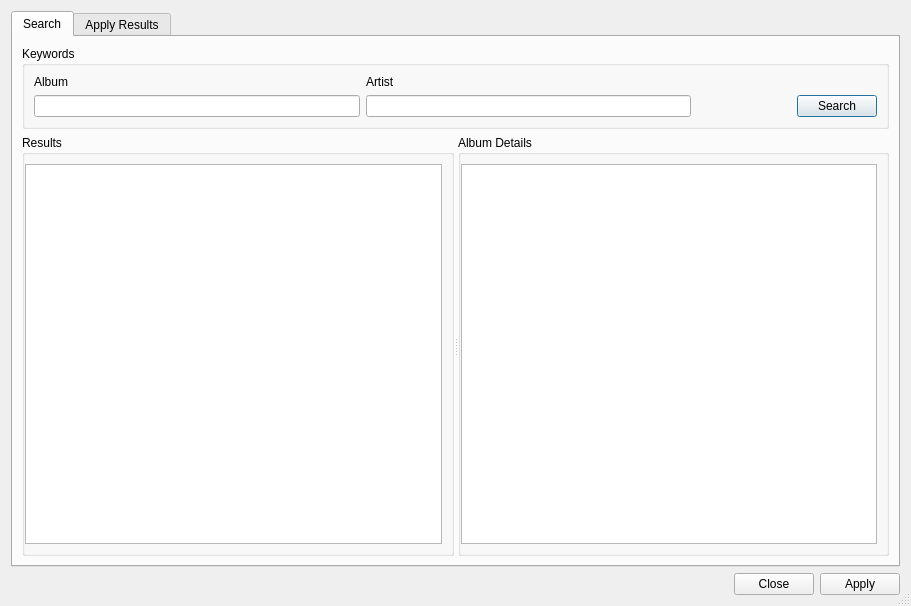
<?xml version="1.0" encoding="UTF-8"?>
<ui version="4.0">
 <class>TagSearchDialog</class>
 <widget class="QDialog" name="TagSearchDialog">
  <property name="geometry">
   <rect>
    <x>0</x>
    <y>0</y>
    <width>911</width>
    <height>606</height>
   </rect>
  </property>
  <property name="windowTitle">
   <string>Search Tags Online</string>
  </property>
  <property name="sizeGripEnabled">
   <bool>true</bool>
  </property>
  <property name="modal">
   <bool>true</bool>
  </property>
  <layout class="QVBoxLayout" name="verticalLayout">
   <item>
    <widget class="QTabWidget" name="mainTabs">
     <property name="enabled">
      <bool>true</bool>
     </property>
     <property name="sizePolicy">
      <sizepolicy hsizetype="Expanding" vsizetype="Expanding">
       <horstretch>0</horstretch>
       <verstretch>1</verstretch>
      </sizepolicy>
     </property>
     <property name="tabPosition">
      <enum>QTabWidget::North</enum>
     </property>
     <property name="currentIndex">
      <number>0</number>
     </property>
     <widget class="QWidget" name="tab_6">
      <attribute name="title">
       <string>Search</string>
      </attribute>
      <layout class="QVBoxLayout" name="verticalLayout_2">
       <item>
        <widget class="QGroupBox" name="groupBox">
         <property name="title">
          <string>Keywords</string>
         </property>
         <layout class="QGridLayout" name="gridLayout">
          <item row="0" column="0">
           <widget class="QLabel" name="label">
            <property name="text">
             <string>Album</string>
            </property>
           </widget>
          </item>
          <item row="0" column="1">
           <widget class="QLabel" name="label_2">
            <property name="text">
             <string>Artist</string>
            </property>
           </widget>
          </item>
          <item row="1" column="0">
           <widget class="QLineEdit" name="textAlbum">
            <property name="sizePolicy">
             <sizepolicy hsizetype="MinimumExpanding" vsizetype="Fixed">
              <horstretch>5</horstretch>
              <verstretch>0</verstretch>
             </sizepolicy>
            </property>
            <property name="minimumSize">
             <size>
              <width>200</width>
              <height>0</height>
             </size>
            </property>
           </widget>
          </item>
          <item row="1" column="1">
           <widget class="QLineEdit" name="textArtist">
            <property name="sizePolicy">
             <sizepolicy hsizetype="MinimumExpanding" vsizetype="Fixed">
              <horstretch>5</horstretch>
              <verstretch>0</verstretch>
             </sizepolicy>
            </property>
            <property name="minimumSize">
             <size>
              <width>200</width>
              <height>0</height>
             </size>
            </property>
           </widget>
          </item>
          <item row="1" column="2">
           <spacer name="horizontalSpacer_2">
            <property name="orientation">
             <enum>Qt::Horizontal</enum>
            </property>
            <property name="sizeType">
             <enum>QSizePolicy::Preferred</enum>
            </property>
            <property name="sizeHint" stdset="0">
             <size>
              <width>100</width>
              <height>20</height>
             </size>
            </property>
           </spacer>
          </item>
          <item row="1" column="3">
           <widget class="QPushButton" name="buttonSearch">
            <property name="text">
             <string>Search</string>
            </property>
            <property name="default">
             <bool>false</bool>
            </property>
           </widget>
          </item>
         </layout>
        </widget>
       </item>
       <item>
        <widget class="QSplitter" name="splitter">
         <property name="sizePolicy">
          <sizepolicy hsizetype="Expanding" vsizetype="Expanding">
           <horstretch>0</horstretch>
           <verstretch>1</verstretch>
          </sizepolicy>
         </property>
         <property name="orientation">
          <enum>Qt::Horizontal</enum>
         </property>
         <widget class="QGroupBox" name="groupBox">
          <property name="sizePolicy">
           <sizepolicy hsizetype="Preferred" vsizetype="Preferred">
            <horstretch>0</horstretch>
            <verstretch>0</verstretch>
           </sizepolicy>
          </property>
          <property name="title">
           <string>Results</string>
          </property>
          <layout class="QVBoxLayout" name="verticalLayout_7">
           <property name="leftMargin">
            <number>0</number>
           </property>
           <item>
            <widget class="QTableView" name="tableSearchResults">
             <property name="sizePolicy">
              <sizepolicy hsizetype="Expanding" vsizetype="Expanding">
               <horstretch>0</horstretch>
               <verstretch>0</verstretch>
              </sizepolicy>
             </property>
             <property name="editTriggers">
              <set>QAbstractItemView::NoEditTriggers</set>
             </property>
             <property name="alternatingRowColors">
              <bool>true</bool>
             </property>
             <property name="selectionMode">
              <enum>QAbstractItemView::SingleSelection</enum>
             </property>
             <property name="selectionBehavior">
              <enum>QAbstractItemView::SelectRows</enum>
             </property>
             <property name="horizontalScrollMode">
              <enum>QAbstractItemView::ScrollPerPixel</enum>
             </property>
             <property name="showGrid">
              <bool>false</bool>
             </property>
             <attribute name="horizontalHeaderCascadingSectionResizes">
              <bool>true</bool>
             </attribute>
             <attribute name="horizontalHeaderMinimumSectionSize">
              <number>16</number>
             </attribute>
             <attribute name="horizontalHeaderStretchLastSection">
              <bool>true</bool>
             </attribute>
             <attribute name="verticalHeaderVisible">
              <bool>false</bool>
             </attribute>
            </widget>
           </item>
          </layout>
         </widget>
         <widget class="QGroupBox" name="groupBox_2">
          <property name="sizePolicy">
           <sizepolicy hsizetype="Preferred" vsizetype="Preferred">
            <horstretch>0</horstretch>
            <verstretch>0</verstretch>
           </sizepolicy>
          </property>
          <property name="title">
           <string>Album Details</string>
          </property>
          <layout class="QVBoxLayout" name="verticalLayout_3">
           <property name="leftMargin">
            <number>0</number>
           </property>
           <item>
            <widget class="QTableView" name="tableAlbumPreview">
             <property name="sizePolicy">
              <sizepolicy hsizetype="Expanding" vsizetype="Expanding">
               <horstretch>0</horstretch>
               <verstretch>0</verstretch>
              </sizepolicy>
             </property>
             <property name="editTriggers">
              <set>QAbstractItemView::NoEditTriggers</set>
             </property>
             <property name="alternatingRowColors">
              <bool>true</bool>
             </property>
             <property name="selectionMode">
              <enum>QAbstractItemView::NoSelection</enum>
             </property>
             <property name="selectionBehavior">
              <enum>QAbstractItemView::SelectRows</enum>
             </property>
             <property name="horizontalScrollMode">
              <enum>QAbstractItemView::ScrollPerPixel</enum>
             </property>
             <property name="showGrid">
              <bool>false</bool>
             </property>
             <attribute name="horizontalHeaderCascadingSectionResizes">
              <bool>true</bool>
             </attribute>
             <attribute name="horizontalHeaderStretchLastSection">
              <bool>true</bool>
             </attribute>
            </widget>
           </item>
          </layout>
         </widget>
        </widget>
       </item>
      </layout>
     </widget>
     <widget class="QWidget" name="tab_5">
      <property name="enabled">
       <bool>true</bool>
      </property>
      <attribute name="title">
       <string>Apply Results</string>
      </attribute>
      <layout class="QHBoxLayout" name="horizontalLayout_4">
       <item>
        <widget class="QGroupBox" name="groupBox_3">
         <property name="title">
          <string>All Items</string>
         </property>
         <layout class="QVBoxLayout" name="verticalLayout_4">
          <property name="leftMargin">
           <number>0</number>
          </property>
          <item>
           <widget class="QListView" name="source">
            <property name="editTriggers">
             <set>QAbstractItemView::NoEditTriggers</set>
            </property>
            <property name="dragEnabled">
             <bool>true</bool>
            </property>
            <property name="dragDropMode">
             <enum>QAbstractItemView::DragDrop</enum>
            </property>
            <property name="defaultDropAction">
             <enum>Qt::MoveAction</enum>
            </property>
            <property name="selectionMode">
             <enum>QAbstractItemView::ExtendedSelection</enum>
            </property>
            <property name="selectionBehavior">
             <enum>QAbstractItemView::SelectRows</enum>
            </property>
            <property name="uniformItemSizes">
             <bool>true</bool>
            </property>
           </widget>
          </item>
         </layout>
        </widget>
       </item>
       <item>
        <layout class="QVBoxLayout" name="verticalLayout_5">
         <item>
          <spacer name="verticalSpacer_3">
           <property name="orientation">
            <enum>Qt::Vertical</enum>
           </property>
           <property name="sizeType">
            <enum>QSizePolicy::Fixed</enum>
           </property>
           <property name="sizeHint" stdset="0">
            <size>
             <width>20</width>
             <height>40</height>
            </size>
           </property>
          </spacer>
         </item>
         <item>
          <widget class="QToolButton" name="buttonUnselect">
           <property name="toolTip">
            <string>Unselect item</string>
           </property>
           <property name="text">
            <string>...</string>
           </property>
           <property name="autoRaise">
            <bool>true</bool>
           </property>
           <property name="arrowType">
            <enum>Qt::LeftArrow</enum>
           </property>
          </widget>
         </item>
         <item>
          <widget class="QToolButton" name="buttonSelect">
           <property name="toolTip">
            <string>Select item</string>
           </property>
           <property name="text">
            <string>...</string>
           </property>
           <property name="autoRaise">
            <bool>true</bool>
           </property>
           <property name="arrowType">
            <enum>Qt::RightArrow</enum>
           </property>
          </widget>
         </item>
         <item>
          <widget class="Line" name="line_4">
           <property name="frameShadow">
            <enum>QFrame::Plain</enum>
           </property>
           <property name="orientation">
            <enum>Qt::Horizontal</enum>
           </property>
          </widget>
         </item>
         <item>
          <widget class="QToolButton" name="buttonMoveUp">
           <property name="toolTip">
            <string>Move up in order</string>
           </property>
           <property name="text">
            <string>...</string>
           </property>
           <property name="autoRaise">
            <bool>true</bool>
           </property>
           <property name="arrowType">
            <enum>Qt::UpArrow</enum>
           </property>
          </widget>
         </item>
         <item>
          <widget class="QToolButton" name="buttonMoveDown">
           <property name="toolTip">
            <string>Move down in order</string>
           </property>
           <property name="text">
            <string>...</string>
           </property>
           <property name="autoRaise">
            <bool>true</bool>
           </property>
           <property name="arrowType">
            <enum>Qt::DownArrow</enum>
           </property>
          </widget>
         </item>
         <item>
          <spacer name="verticalSpacer_4">
           <property name="orientation">
            <enum>Qt::Vertical</enum>
           </property>
           <property name="sizeHint" stdset="0">
            <size>
             <width>20</width>
             <height>40</height>
            </size>
           </property>
          </spacer>
         </item>
        </layout>
       </item>
       <item>
        <widget class="QGroupBox" name="groupBox_4">
         <property name="title">
          <string>Selected Items (exact order)</string>
         </property>
         <layout class="QVBoxLayout" name="verticalLayout_6">
          <property name="leftMargin">
           <number>0</number>
          </property>
          <item>
           <widget class="QTableView" name="selected">
            <property name="editTriggers">
             <set>QAbstractItemView::NoEditTriggers</set>
            </property>
            <property name="dragEnabled">
             <bool>true</bool>
            </property>
            <property name="dragDropMode">
             <enum>QAbstractItemView::DragDrop</enum>
            </property>
            <property name="defaultDropAction">
             <enum>Qt::MoveAction</enum>
            </property>
            <property name="selectionBehavior">
             <enum>QAbstractItemView::SelectRows</enum>
            </property>
            <property name="showGrid">
             <bool>false</bool>
            </property>
            <attribute name="horizontalHeaderVisible">
             <bool>false</bool>
            </attribute>
            <attribute name="horizontalHeaderStretchLastSection">
             <bool>true</bool>
            </attribute>
           </widget>
          </item>
         </layout>
        </widget>
       </item>
      </layout>
     </widget>
    </widget>
   </item>
   <item>
    <widget class="QDialogButtonBox" name="dialogButtons">
     <property name="orientation">
      <enum>Qt::Horizontal</enum>
     </property>
     <property name="standardButtons">
      <set>QDialogButtonBox::Apply|QDialogButtonBox::Close</set>
     </property>
    </widget>
   </item>
  </layout>
 </widget>
 <tabstops>
  <tabstop>mainTabs</tabstop>
  <tabstop>textAlbum</tabstop>
  <tabstop>textArtist</tabstop>
  <tabstop>buttonSearch</tabstop>
  <tabstop>tableSearchResults</tabstop>
  <tabstop>tableAlbumPreview</tabstop>
  <tabstop>dialogButtons</tabstop>
  <tabstop>selected</tabstop>
  <tabstop>buttonUnselect</tabstop>
  <tabstop>buttonSelect</tabstop>
  <tabstop>source</tabstop>
  <tabstop>buttonMoveUp</tabstop>
  <tabstop>buttonMoveDown</tabstop>
 </tabstops>
 <resources/>
 <connections>
  <connection>
   <sender>dialogButtons</sender>
   <signal>accepted()</signal>
   <receiver>TagSearchDialog</receiver>
   <slot>accept()</slot>
   <hints>
    <hint type="sourcelabel">
     <x>257</x>
     <y>596</y>
    </hint>
    <hint type="destinationlabel">
     <x>157</x>
     <y>274</y>
    </hint>
   </hints>
  </connection>
  <connection>
   <sender>dialogButtons</sender>
   <signal>rejected()</signal>
   <receiver>TagSearchDialog</receiver>
   <slot>reject()</slot>
   <hints>
    <hint type="sourcelabel">
     <x>325</x>
     <y>596</y>
    </hint>
    <hint type="destinationlabel">
     <x>286</x>
     <y>274</y>
    </hint>
   </hints>
  </connection>
  <connection>
   <sender>buttonMoveDown</sender>
   <signal>clicked()</signal>
   <receiver>TagSearchDialog</receiver>
   <slot>moveCurrentDown()</slot>
   <hints>
    <hint type="sourcelabel">
     <x>471</x>
     <y>248</y>
    </hint>
    <hint type="destinationlabel">
     <x>396</x>
     <y>257</y>
    </hint>
   </hints>
  </connection>
  <connection>
   <sender>buttonMoveUp</sender>
   <signal>clicked()</signal>
   <receiver>TagSearchDialog</receiver>
   <slot>moveCurrentUp()</slot>
   <hints>
    <hint type="sourcelabel">
     <x>471</x>
     <y>210</y>
    </hint>
    <hint type="destinationlabel">
     <x>396</x>
     <y>257</y>
    </hint>
   </hints>
  </connection>
  <connection>
   <sender>buttonSelect</sender>
   <signal>clicked()</signal>
   <receiver>TagSearchDialog</receiver>
   <slot>selectCurrent()</slot>
   <hints>
    <hint type="sourcelabel">
     <x>471</x>
     <y>163</y>
    </hint>
    <hint type="destinationlabel">
     <x>396</x>
     <y>257</y>
    </hint>
   </hints>
  </connection>
  <connection>
   <sender>buttonUnselect</sender>
   <signal>clicked()</signal>
   <receiver>TagSearchDialog</receiver>
   <slot>unselectCurrent()</slot>
   <hints>
    <hint type="sourcelabel">
     <x>471</x>
     <y>125</y>
    </hint>
    <hint type="destinationlabel">
     <x>396</x>
     <y>257</y>
    </hint>
   </hints>
  </connection>
  <connection>
   <sender>source</sender>
   <signal>activated(QModelIndex)</signal>
   <receiver>TagSearchDialog</receiver>
   <slot>selectCurrent()</slot>
   <hints>
    <hint type="sourcelabel">
     <x>198</x>
     <y>302</y>
    </hint>
    <hint type="destinationlabel">
     <x>396</x>
     <y>257</y>
    </hint>
   </hints>
  </connection>
  <connection>
   <sender>buttonSearch</sender>
   <signal>clicked()</signal>
   <receiver>TagSearchDialog</receiver>
   <slot>executeSearch()</slot>
   <hints>
    <hint type="sourcelabel">
     <x>839</x>
     <y>106</y>
    </hint>
    <hint type="destinationlabel">
     <x>455</x>
     <y>302</y>
    </hint>
   </hints>
  </connection>
  <connection>
   <sender>mainTabs</sender>
   <signal>currentChanged(int)</signal>
   <receiver>TagSearchDialog</receiver>
   <slot>reactToTabChange(int)</slot>
   <hints>
    <hint type="sourcelabel">
     <x>455</x>
     <y>286</y>
    </hint>
    <hint type="destinationlabel">
     <x>455</x>
     <y>302</y>
    </hint>
   </hints>
  </connection>
 </connections>
 <slots>
  <slot>moveCurrentDown()</slot>
  <slot>moveCurrentUp()</slot>
  <slot>selectCurrent()</slot>
  <slot>unselectCurrent()</slot>
  <slot>executeSearch()</slot>
  <slot>reactToTabChange(int)</slot>
 </slots>
</ui>
